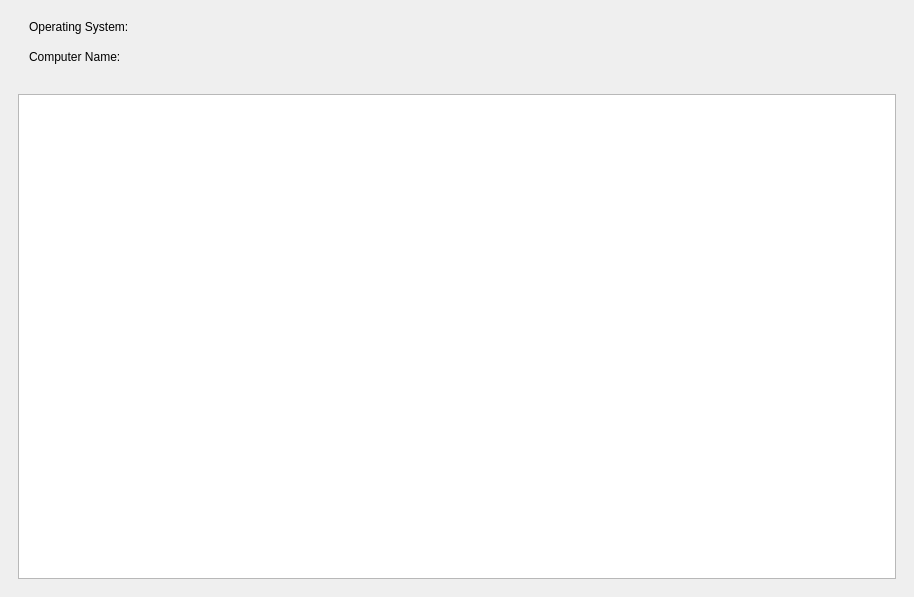
<?xml version="1.0" encoding="UTF-8"?>
<ui version="4.0">
 <class>MainWindow</class>
 <widget class="QMainWindow" name="MainWindow">
  <property name="geometry">
   <rect>
    <x>0</x>
    <y>0</y>
    <width>914</width>
    <height>597</height>
   </rect>
  </property>
  <property name="windowTitle">
   <string>MainWindow</string>
  </property>
  <widget class="QWidget" name="centralwidget">
   <layout class="QVBoxLayout" name="verticalLayout">
    <item>
     <widget class="QWidget" name="widget" native="true">
      <property name="minimumSize">
       <size>
        <width>0</width>
        <height>70</height>
       </size>
      </property>
      <property name="maximumSize">
       <size>
        <width>16777215</width>
        <height>70</height>
       </size>
      </property>
      <widget class="QLabel" name="lbOSinfo">
       <property name="geometry">
        <rect>
         <x>20</x>
         <y>10</y>
         <width>831</width>
         <height>16</height>
        </rect>
       </property>
       <property name="text">
        <string>Operating System:</string>
       </property>
      </widget>
      <widget class="QLabel" name="lbComputerName">
       <property name="geometry">
        <rect>
         <x>20</x>
         <y>40</y>
         <width>821</width>
         <height>16</height>
        </rect>
       </property>
       <property name="text">
        <string>Computer Name:</string>
       </property>
      </widget>
     </widget>
    </item>
    <item>
     <widget class="QWidget" name="widget_2" native="true">
      <layout class="QVBoxLayout" name="verticalLayout_2">
       <item>
        <widget class="QTableView" name="tableView"/>
       </item>
      </layout>
     </widget>
    </item>
   </layout>
  </widget>
 </widget>
 <resources/>
 <connections/>
</ui>
